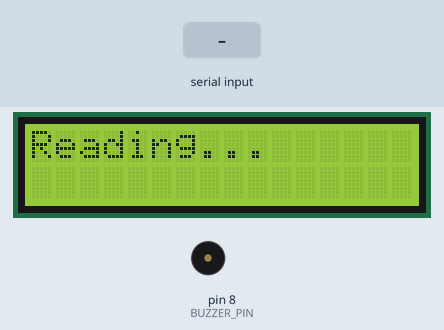
This sketch was run on a simulated Arduino Uno, built with avr-gcc and run on an emulated ATmega328P. Parts: 16×2 character LCD, buzzer (waves = sounding, pin HIGH). The test bench sets the inputs (shaded band). What the sketch prints to the serial monitor is not drawn.

Above: at 1.2 s.
1.3 s: "BUZZ_ON\n" received over Serial
At 3.7 s:
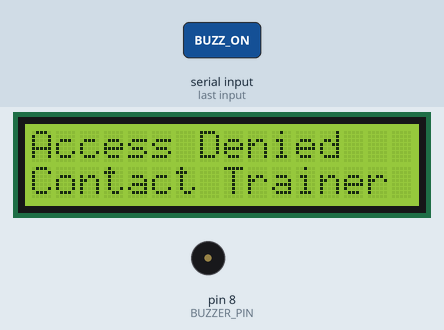
4.3 s: "BUZZ_OFF\n" received over Serial
At 7.1 s:
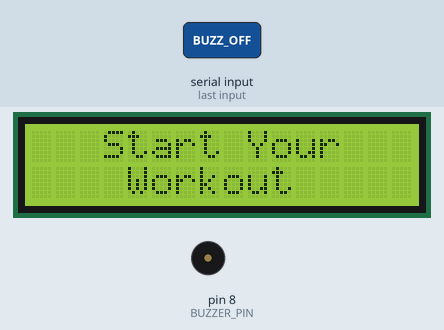
7.3 s: "DUPLICATE\n" received over Serial
At 10.1 s:
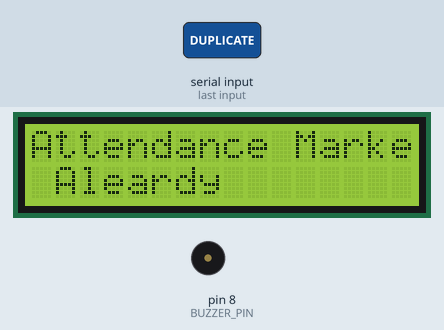
10.3 s: "1\n" received over Serial
At 13.1 s:
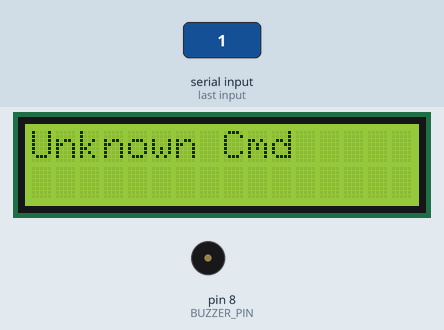
13.3 s: "0\n" received over Serial
16.1 s: "2\n" received over Serial
Timing chart, 0 to 19.1 s (numbered marks = the images above; inputs shaded):
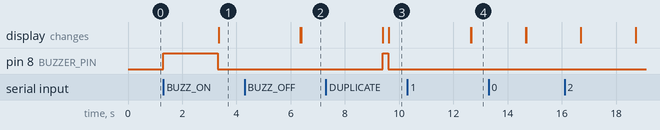

The sketch:

Gym_CRM_BuzzLCD.ino
```cpp
#include <Wire.h>
#include <LiquidCrystal_I2C.h>

#define BUZZER_PIN 8

// Change the address 0x27 to 0x3F if needed
LiquidCrystal_I2C lcd(0x27, 16, 2);

void setup() {
  Serial.begin(9600);
  pinMode(BUZZER_PIN, OUTPUT);
  digitalWrite(BUZZER_PIN, LOW);

  lcd.init();
  lcd.backlight();
  showReadingMessage(); // Show initial message
}

void loop() {
  if (Serial.available() > 0) {
    String command = Serial.readStringUntil('\n');
    command.trim(); // remove newline and spaces

    if (command == "BUZZ_ON") {
      buzz(2000);
      lcd.clear();
      lcd.setCursor(0, 0);
      lcd.print("Access Denied");
      lcd.setCursor(0, 1);
      lcd.print("Contact Trainer");
      Serial.println("Access Denied. Contact Trainer for your Access");
      delay(3000); // show the message for 3 seconds
      showReadingMessage();
    }
    else if (command == "BUZZ_OFF") {
      // buzz(200);
      lcd.clear();
      lcd.setCursor(0, 0);
      lcd.print("   Start Your");
      lcd.setCursor(0, 1);
      lcd.print("    Workout");
      Serial.println("Attendance Marked");
      delay(3000); // show the message for 3 seconds
      showReadingMessage();
    }
    else if (command == "DUPLICATE") {
      buzz(200);
      lcd.clear();
      lcd.setCursor(0, 0);
      lcd.print("Attendance Marked");
      lcd.setCursor(0, 1);
      lcd.print(" Aleardy ");
      Serial.println("Attendance Marked Aleardy");
      delay(3000); // show the message for 3 seconds
      showReadingMessage();
    }
    else {
      lcd.clear();
      lcd.setCursor(0, 0);
      lcd.print("Unknown Cmd");
      Serial.println("Unknown command");
      delay(2000); // brief pause before returning
      showReadingMessage();
    }
  }
}

void buzz(int durationMs) {
  digitalWrite(BUZZER_PIN, HIGH);
  delay(durationMs);
  digitalWrite(BUZZER_PIN, LOW);
}

void showReadingMessage() {
  lcd.clear();
  lcd.setCursor(0, 0);
  lcd.print("Reading...");
}
```

Measured:
- after the input at 1.3 s, pin 8 (BUZZER_PIN): LOW → HIGH at once, → LOW 2.0 s later; the display: changes after 2.0 s (image 1)
- after the input at 4.3 s, the display: first differs from a run without the input after 2.1 s (image 2)
- after the input at 7.3 s, pin 8 (BUZZER_PIN): LOW → HIGH after 2.1 s, → LOW 0.20 s later; the display: first differs from a run without the input after 2.3 s (image 3)
- after the input at 10.3 s, the display: first differs from a run without the input after 2.3 s (image 4)
